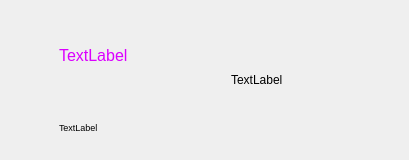
<?xml version="1.0" encoding="UTF-8"?>
<ui version="4.0">
 <class>FileItemWidget</class>
 <widget class="QWidget" name="FileItemWidget">
  <property name="geometry">
   <rect>
    <x>0</x>
    <y>0</y>
    <width>409</width>
    <height>160</height>
   </rect>
  </property>
  <property name="windowTitle">
   <string/>
  </property>
  <layout class="QGridLayout" name="gridLayout">
   <item row="0" column="0">
    <layout class="QHBoxLayout" name="horizontalLayout" stretch="1,4,4">
     <item>
      <widget class="QLabel" name="tagLabel">
       <property name="text">
        <string/>
       </property>
       <property name="pixmap">
        <pixmap resource="../resources/res.qrc">:/usedimage/tag.svg</pixmap>
       </property>
      </widget>
     </item>
     <item>
      <layout class="QVBoxLayout" name="verticalLayout_6" stretch="4,2">
       <item>
        <widget class="QLabel" name="fileLabel">
         <property name="font">
          <font>
           <pointsize>12</pointsize>
          </font>
         </property>
         <property name="styleSheet">
          <string notr="true">QLabel { color: #DB00FF }</string>
         </property>
         <property name="text">
          <string>TextLabel</string>
         </property>
        </widget>
       </item>
       <item>
        <widget class="QLabel" name="pathLabel">
         <property name="font">
          <font>
           <pointsize>7</pointsize>
          </font>
         </property>
         <property name="text">
          <string>TextLabel</string>
         </property>
        </widget>
       </item>
      </layout>
     </item>
     <item>
      <layout class="QVBoxLayout" name="verticalLayout_2" stretch="8">
       <item>
        <widget class="QLabel" name="expirationLabel">
         <property name="text">
          <string>TextLabel</string>
         </property>
        </widget>
       </item>
      </layout>
     </item>
    </layout>
   </item>
  </layout>
 </widget>
 <resources>
  <include location="../resources/res.qrc"/>
 </resources>
 <connections/>
</ui>
